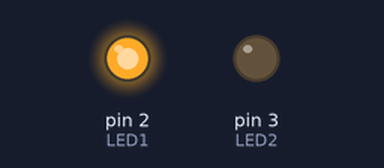
Recording of a sketch running on a simulated Arduino Uno, built with avr-gcc and run on an emulated ATmega328P. Shown: output pins drawn as LEDs (lit = HIGH).

Above: at 0.5 s.
At 2.5 s:
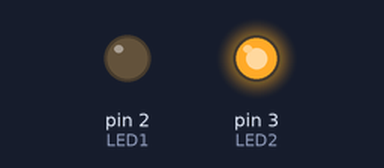
At 3.5 s:
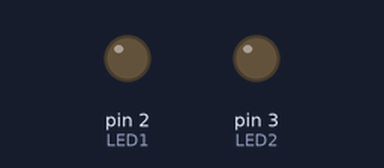
Timing chart, 0 to 5.2 s (numbered marks = the images above):
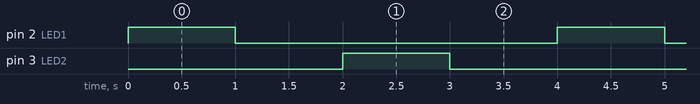

The sketch:

16.ino
```cpp
#define LED1 2
#define LED2 3
void setup()
{
  pinMode(LED1 , OUTPUT);
  pinMode(LED2 , OUTPUT);
}
void loop()
{
  blinkLED();
}
void blinkLED()
{
  digitalWrite(LED1, HIGH);
  delay(1000);
  digitalWrite(LED1, LOW);
  delay(1000);
  digitalWrite(LED2, HIGH);
  delay(1000);
  digitalWrite(LED2, LOW);
  delay(1000);
}
```

Measured:
- by itself, pin 2 (LED1), pin 3 (LED2): alternates HIGH for 1.0 s and LOW for 3.0 s
- by itself, everything shown: repeats every 4.0 s, in 4 steps
